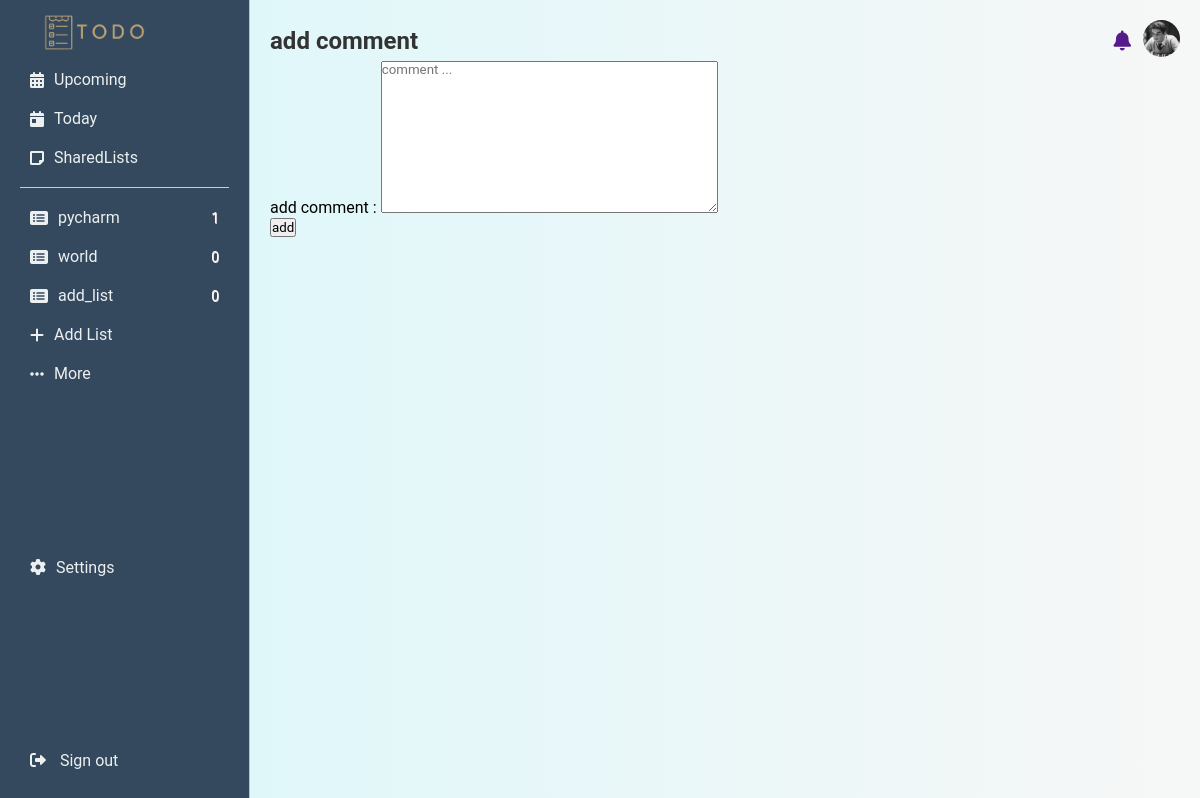
Page /add_comment/36057dbc-a73b-4de8-8051-d640d389eecb/ (signed in) on the committed database.
### base/models.py (models this page shows, shortened)
class ToDoList(models.Model):
    id = models.UUIDField(primary_key=True, default=uuid.uuid4, editable=False)
    user = models.ForeignKey(CustomUser, on_delete=models.CASCADE, related_name='todo_lists')
    name = models.CharField(max_length=255)
    description = models.TextField()
    created_at = models.DateTimeField(auto_now_add=True)
    updated_at = models.DateTimeField(auto_now=True)
    is_private = models.BooleanField(default=True)
    icon = models.CharField(max_length=50, default='fa-list-alt')
    class Meta:
        verbose_name = "To-Do List"
        verbose_name_plural = "To-Do Lists"

class Comment(models.Model):
    comment_id = models.UUIDField(primary_key=True, default=uuid.uuid4, editable=False)
    user = models.ForeignKey(CustomUser, on_delete=models.CASCADE, related_name='comments')
    todo_list = models.ForeignKey(ToDoList, on_delete=models.CASCADE, related_name='comments')
    comment_text = models.TextField()
    created_at = models.DateTimeField(auto_now_add=True)
    updated_at = models.DateTimeField(auto_now=True)
    class Meta:
        verbose_name = "Comment"
        verbose_name_plural = "Comments"

### base/views.py (the view)
# urls.py: path('add_comment/<uuid:list_id>/',views.add_comment,name='add comment'),
def add_comment(request,list_id):
    list=get_object_or_404(ToDoList,id=list_id)
    if request.method=='POST':
        form = comment(request.POST)
        custom_user = CustomUser.objects.get(user = request.user)
        if form.is_valid():
            comment_save=form.save(commit=False)
            comment_save.user=custom_user
            comment_save.todo_list=list
            comment_save.save()
            return redirect('comments',list_id)
    else:
        form=comment()
    return render(request,'base/add_comment.html',{'form':form,'title':'add comment'})

### base/forms.py
class comment(forms.ModelForm):
    comment_text=forms.CharField(label='add comment ',widget=forms.Textarea(attrs={'placeholder':'comment ...'}))
    class Meta:
        model=Comment
        fields=['comment_text']

### base/context_processors.py (called while the page is built)
def user_info(request):
    if request.user.is_authenticated:
        try:
            user_profile = CustomUser.objects.get(user = request.user)
            return {
                'user':user_profile,
                'image_profile':user_profile.image_profile
            }
        except:
            print('there is error ')
    return{}

def side_bare_links(request):
    if request.user.is_authenticated:
        custom_user = CustomUser.objects.get(user=request.user)
        user_last_lists = ToDoList.objects.filter(user=custom_user).annotate(task_count=Count('tasks')).order_by('-updated_at')[:3]
        return {'custom_user': custom_user, 'user_last_lists': user_last_lists}
    return {'custom_user': None, 'user_last_lists': []}

### base/templates/base/add_comment.html (shortened to what this page needs)
{% extends 'base/base.html' %}
{% load static %}
    {% block content %}
       <form action="" method='POST'>
        {{form.as_p}}
        <button type='submit'>add</button>
       </form>
    {% endblock content %}

### base/templates/base/sidebar.html (shortened to what this page needs)
{% load static %}
{% block extra_css %}
  <link rel="stylesheet" href=" {% static 'css/side_bare_hero.css' %}">
{% endblock extra_css %}
<div class="sidebar">
  <a href=" {% url 'home' %}"> <img src="{% static 'logo/todo-removebg-preview.png' %}" alt="logo" class='logo'> </a>
  <div class="tasks">
    <div class="task-item">
      <i class="fas fa-calendar-alt"></i>
      <a>Upcoming</a>
    </div>
    <div class="task-item active">
      <i class="fas fa-calendar-day"></i>
      <a href="{% url 'today_tasks' %}">Today</a>
    </div>
    <div class="task-item">
      <i class="fas fa-sticky-note"></i>
      <a href='{% url 'shared_list' %}'>SharedLists</a>
    </div>
  </div>
  <hr>
  <div class="lists">
    {% for list in user_last_lists %}
    <div class="list-item">
      <i class="fa {{list.icon}}"></i>
      <a href="{% url 'tasks_for_list' list_id=list.id %}">{{ list.name }}</a>
      <span class="task-count">{{ list.task_count }}</span>
    </div>
    {% endfor %}
    <div class="add-new-list">
        <i class="fas fa-plus"></i>
      <a href='{% url 'create_todo_list' %}'>
        Add List
      </a>
    </div>
    <div class="more-link">
      <i class="fas fa-ellipsis-h"></i>
      <a href="{% url 'lists_view' %}">More</a>
    </div>
  </div>
  <div class="settings">
    <i class="fas fa-cog"></i>
    <a>Settings</a>
  </div>
  <div class="sign-out">
    <a href="{% url 'logout' %}">
      <i class="fas fa-sign-out-alt"></i>
      <span>Sign out</span>
    </a>
  </div>
</div>

### base/static/css/style.css (style rules this page uses)
* { margin: 0; padding: 0; box-sizing: border-box; font-family: "Roboto", system-ui; }
body { font-family: Arial, sans-serif; background-color: #F4F7F9; }

### base/static/css/side_bare_hero.css (style rules this page uses)
.logo { height: 35px; width: auto; margin-top: -5px; margin-bottom: 6px; }
a { text-decoration: none; }
.sidebar { background-color: #34495E; border-right: 1px solid #BDC3C7; padding: 20px; width: 250px; display: flex; flex-direction: column; position: fixed; height: 100%; top: 0; left: 0; overflow-y: auto; z-index: 1000; }
.tasks .task-item, .lists .list-item, .tags .tag-item , .add-new-list, .add-new-tag, .settings, .sign-out { display: flex; align-items: center; padding: 10px; border-radius: 8px; cursor: pointer; -webkit-border-radius: 8px; -moz-border-radius: 8px; -ms-border-radius: 8px; -o-border-radius: 8px; }
.tasks .task-item i, .lists .list-item i, .tags .tag-item i { margin-right: 10px; font-size: 16px; }
.tasks .task-item .task-count, .lists .list-item .task-count { margin-left: auto; font-size: 14px; color: #ffffff; text-shadow: 0.5px 0.5px #ffe6e6; }
.add-new-list, .add-new-tag, .more-link { display: flex; align-items: center; padding: 10px; border-radius: 5px; cursor: pointer; color: #666; text-decoration: none; }
.add-new-list i, .add-new-tag i, .more-link i { margin-right: 10px; font-size: 16px; }
.settings, .sign-out { display: flex; align-items: center; padding: 10px; border-radius: 5px; cursor: pointer; color: #666; margin-top: auto; }
.settings i, .sign-out i { margin-right: 10px; font-size: 16px; }
.sidebar a, .sidebar i { color: #ECF0F1; }
.task-count { color: #BDC3C7; }
.sidebar i { color: #ECF0F1; }
hr { border: none; border-top: 1px solid #ccc; margin: 10px 0; }

### rows in the picture
ToDoList: name "pycharm", task_count "1"
ToDoList: name "world", task_count "0"
ToDoList: name "add_list", task_count "0"

### other values in the picture
{{ title }} "add comment"
